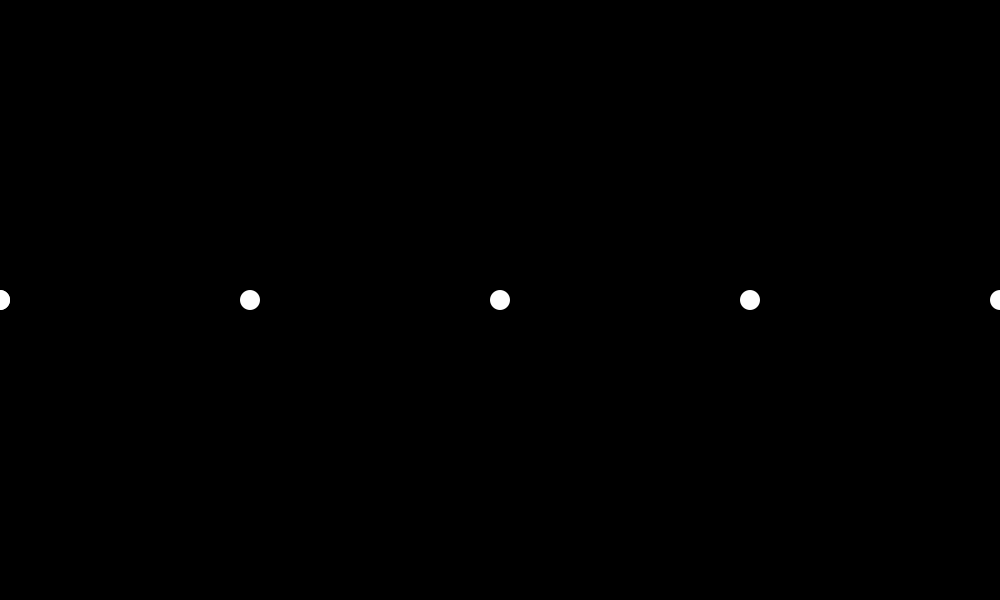
Frame 1 (no input)
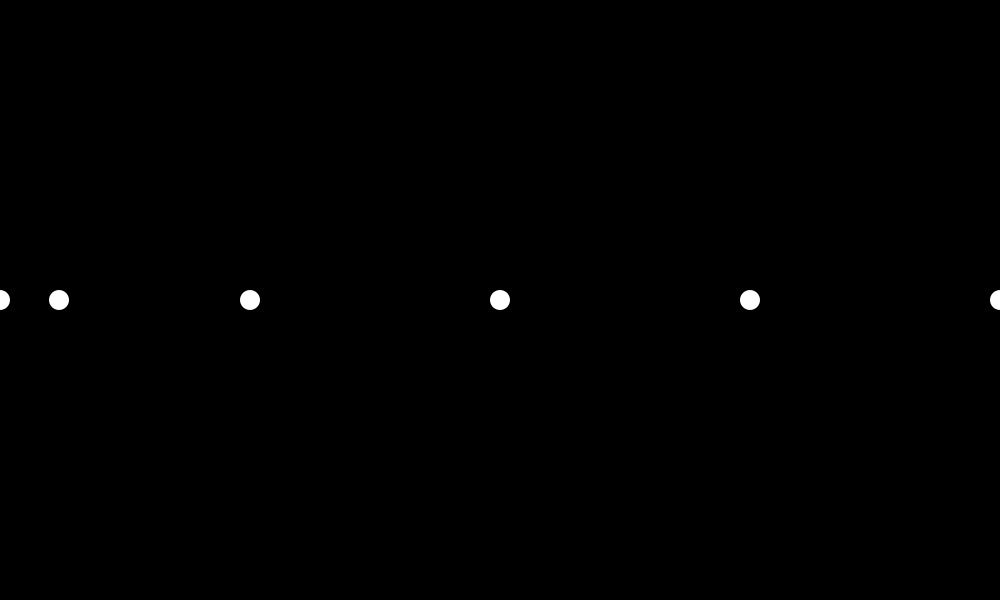
Frame 60 (the mouse pressed at the canvas centre just before this capture)
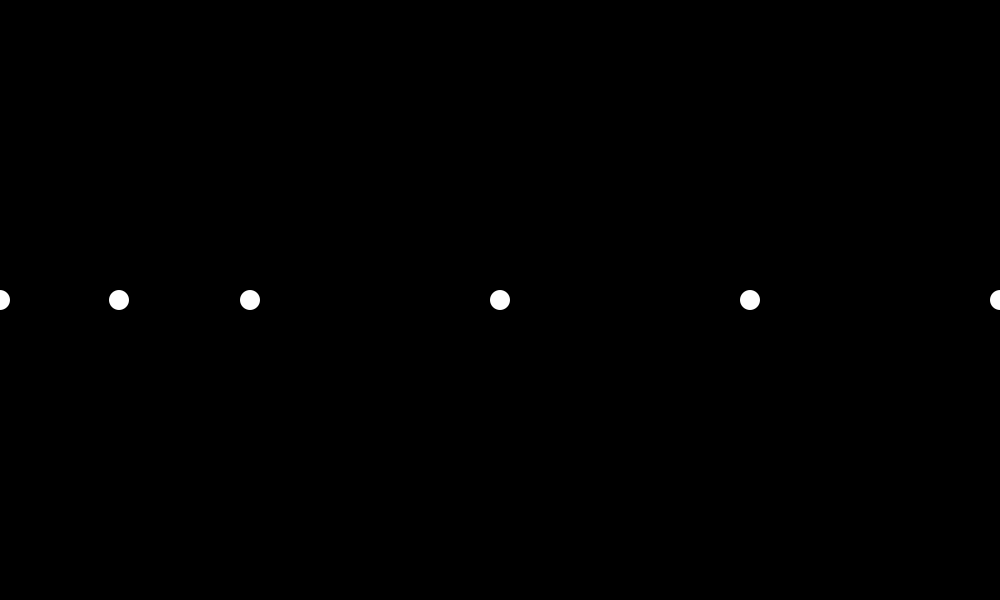
Frame 120 (the mouse held since frame 60 and released just before this capture)

The Processing sketch that drew these frames (run headless with seeded random() and noise(); from frame 60 on, the mouse is pressed at the canvas centre):

// Processing sketch: processing_20000
// ── processing_20000.pde




void setup() {
  size(1000,600);
  background(0);
  noStroke();
  smooth();
  frameRate(10000);
}



int x = 0;
int x2 = 500;
int x3 = 250;
int x4 = 750;
int x5 = 1000;
int x6 = 0;


void draw () {
  
 

  fill(0);
  rect(0,290,1000,22);   //draws rect to show movement

  if(x >= width) {  //sets oscillating extents
    x = - width;
  }

 fill(255);
  ellipse(x2,height/2,20,20);   //stationary ellipses
 
 fill(255);
  ellipse(x3,height/2,20,20);
 
 fill(255);
  ellipse(x4,height/2,20,20);
 
 fill(255);
  ellipse(x5,height/2,20,20);
  
   fill(255);
  ellipse(x6,height/2,20,20);
 


  fill(255);
  ellipse(abs(x),height/2,20,20);  //oscillating ellipse
  x++;

  if(abs(x)==x2) {
    fill(random(100,255),random(75,255));
    rect(random(200,800),random(0,600),random(10,70),random(10,70));  //500 reference ellipse
    fill(130,180,100,random(0,255));
    rect(random(200,800),random(0,600),random(10,70),random(10,70));
  }
  
   if(abs(x)==x3) {
    fill(random(100,255),random(75,255));
    rect(random(200,800),random(0,600),random(10,70),random(10,70));   //250 reference ellipse
    fill(130,180,100,random(0,255));
    rect(random(200,800),random(0,600),random(10,70),random(10,70));
  }
 
 if(abs(x)==x4) {
    fill(random(100,255),random(75,255));
    rect(random(200,800),random(0,600),random(10,70),random(10,70));  //750 reference ellipse
    fill(130,180,100,random(0,255));
    rect(random(200,800),random(0,600),random(10,70),random(10,70));
  }
 
  if(abs(x)==x5) {
    fill(random(100,255),random(75,255));          
    rect(random(200,800),random(0,600),random(10,70),random(10,70));  // 1000reference ellipse
    fill(130,180,100,random(0,255));
    rect(random(200,800),random(0,600),random(10,70),random(10,70)); 
  
  if(abs(x)==x6) {
    fill(random(100,255),random(75,255));
    rect(random(200,800),random(0,600),random(10,70),random(10,70));  // 0 reference ellipse
    fill(random(100,255),random(75,255));
    rect(random(200,800),random(0,600),random(10,70),random(10,70)); 
}

  }
}

 void keyPressed(){
if((key =='b')||(key =='B')){
save("DRAWINGMACHINE.jpg");
println("saved");
}
}
